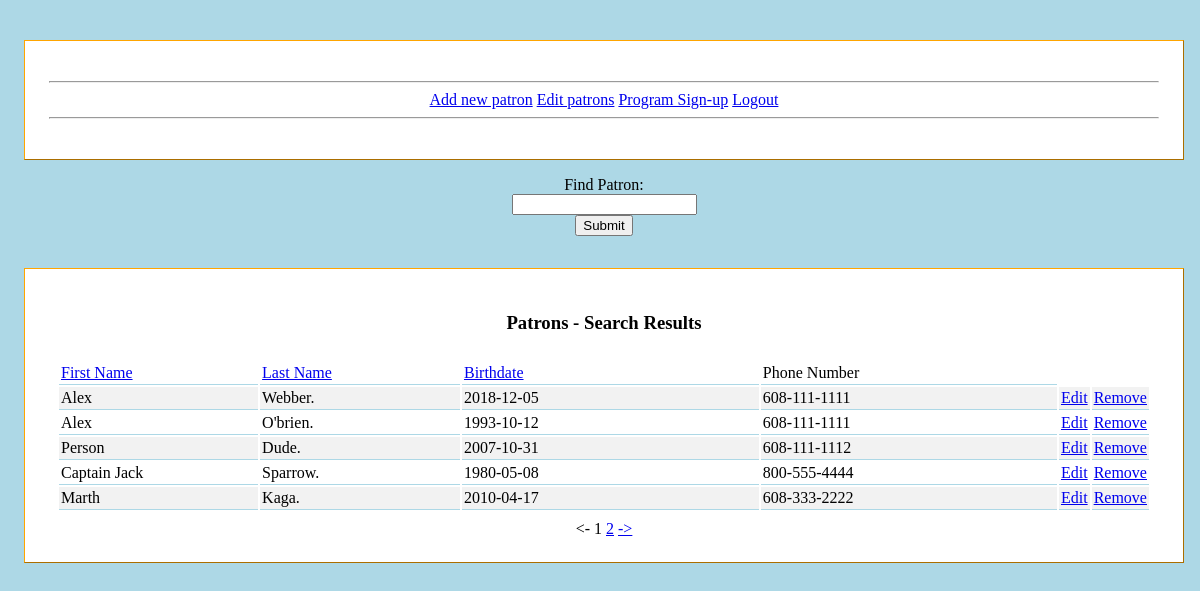
Page /searchPatron.php (signed in) on the committed database.
### tables this page shows
CREATE TABLE `spplPatrons` (
  `Id` int(11) NOT NULL AUTO_INCREMENT,
  `firstName` varchar(20) DEFAULT NULL,
  `lastName` varchar(25) DEFAULT NULL,
  `sex` char(1) DEFAULT NULL,
  `birthdate` date DEFAULT NULL,
  `schoolAttending` varchar(5) DEFAULT NULL,
  `grade` int(11) DEFAULT NULL,
  `city` varchar(5) DEFAULT NULL,
  `phoneNumber` varchar(15) DEFAULT NULL,
  `email` varchar(150) DEFAULT NULL,
  PRIMARY KEY (`Id`)
);

### searchPatron.php (the view, shortened to what this page needs)
<?php
    require_once('navbar.php');
    ?>
<!DOCTYPE html PUBLIC "-//W3C//DTD XHTML 1.0 Transitional//EN"
        "http://www.w3.org/TR/xhtml1/DTD/xhtml1-transitional.dtd">
<html xmlns="http://www.w3.org/1999/xhtml" xml:lang="en" lang="en">
<head>
        <link rel="stylesheet" type="text/css" href="styleSheets/style.css" />
</head>
<body>
      <form method="get" action="searchPatron.php">
    <label for="usersearch">Find Patron:</label><br />
    <input type="text" id="usersearch" name="usersearch" /><br />
    <input type="submit" name="submit" value="Submit" />
  </form>
    <div id="wrapper">
    <h3>Patrons - Search Results</h3>
<?php
 function build_query($user_search, $sort) {
        $search_query = "select * from spplPatrons";
        $clean_search = str_replace(',', '', $user_search);
        $search_words = explode(' ', $clean_search);
        $final_search_words = array();
        $where_list = array();
        return $search_query;
    }
    function generate_sort_links($user_search, $sort) {
        $sort_links = '';
        switch ($sort) {
        default:
            $sort_links .= '<td><a href = "' . $_SERVER['PHP_SELF'] . '?usersearch=' . $user_search . '&sort=1">First Name</a></td>';
            $sort_links .= '<td><a href = "' . $_SERVER['PHP_SELF'] . '?usersearch=' . $user_search . '&sort=3">Last Name</a></td>';
            $sort_links .= '<td><a href = "' . $_SERVER['PHP_SELF'] . '?usersearch=' . $user_search . '&sort=5">Birthdate</a></td><td>Phone Number</td>';
        }
        return $sort_links;
    }
    function generate_page_links($user_search, $sort, $cur_page, $num_pages) {
        $page_links = '';
        if ($cur_page > 1) {
            $page_links .= '<a href="' . $_SERVER['PHP_SELF'] . '?usersearch=' . $user_search . '&sort=' . $sort . '&page=' . ($cur_page - 1) . '"><-</a> ';
        }
        else {
            $page_links .= '<- ';
        }
        for ($i = 1; $i <= $num_pages; $i++) {
            if ($cur_page == $i) {
                $page_links .= ' ' . $i;
            }
            else {
                $page_links .= ' <a href="' . $_SERVER['PHP_SELF'] . '?usersearch=' . $user_search . '&sort=' . $sort . '&page=' . $i . '"> ' . $i . '</a>';
            }
        }
        if ($cur_page < $num_pages) {
            $page_links .= ' <a href="' . $_SERVER['PHP_SELF'] . '?usersearch=' . $user_search . '&sort=' . $sort . '&page=' . ($cur_page + 1) . '">-></a>';
        }
        else {
            $page_links .= ' ->';
        }
        return $page_links;
    }
        $sort = $_GET['sort'];
        $user_search = $_GET['usersearch'];
        $cur_page = isset($_GET['page']) ? $_GET['page'] : 1;
        $results_per_page = 5;
        $skip = (($cur_page - 1) * $results_per_page);
        echo '<table class="searchTable" border="0" cellpadding="2">';
        echo '<tr class="heading">';
        echo generate_sort_links($user_search, $sort);
        echo '</tr>';
        $dbc = mysqli_connect(DB_HOST, DB_USER, DB_PASSWORD, DB_NAME);
        $query = build_query($user_search, $sort);
        $result = mysqli_query($dbc, $query);
        $total = mysqli_num_rows($result);
        $num_pages = ceil($total / $results_per_page);
        $query =  $query . " LIMIT $skip, $results_per_page";
        $result = mysqli_query($dbc, $query)
                        or die('Error querying the database');
        while ($row = mysqli_fetch_array($result)) {
                echo '<tr class="results">';
                echo '<td valign="top" width="20%">' . $row['firstName'] . '</td>';
                echo '<td valign="top" width="20%">' . $row['lastName'] . '.</td>';
                echo '<td valign="top" width="30%">' . $row['birthdate'] . '</td>';
                echo '<td valign="top" width="30%">' . $row['phoneNumber'] . '</td>';
                echo '<td valign="top" width="20%"> <a href="editPatron.php?id=' . $row['Id'] . '">Edit</a></td>';
                echo '<td valign="top" width="20%"> <a href="removePatron.php?id=' . $row['Id'] . '">Remove</a></td>';
                echo '</tr>';
        }
        echo '</table>';
    if ($num_pages > 1) {
        echo generate_page_links($user_search, $sort, $cur_page, $num_pages);
    }
?>
</div>
</body>
</html>

### styleSheets/style.css (style rules this page uses)
body { padding: 1em .5em .5em 1em; background-color: lightblue; }
h3 { text-align: center; }
#wrapper { margin-left: auto; margin-right: auto; margin-top: 1em; max-width: 80em; background-color: white; border: .1em outset orange; padding: 1.5em; text-align: center; }
form { text-align: center; padding: 1em; }
table { padding: .5em; width: 100%; }
th, td { border-bottom:1px solid lightblue; }
tr:nth-child(even) { background-color: #f2f2f2; }

### rows in the picture
spplpatrons: firstName "Alex", lastName "Webber", birthdate "2018-12-05", phoneNumber "608-111-1111"
spplpatrons: firstName "Alex", lastName "O'brien", birthdate "1993-10-12", phoneNumber "608-111-1111"
spplpatrons: firstName "Person", lastName "Dude", birthdate "2007-10-31", phoneNumber "608-111-1112"
spplpatrons: firstName "Captain Jack", lastName "Sparrow", birthdate "1980-05-08", phoneNumber "800-555-4444"
spplpatrons: firstName "Marth", lastName "Kaga", birthdate "2010-04-17", phoneNumber "608-333-2222"
